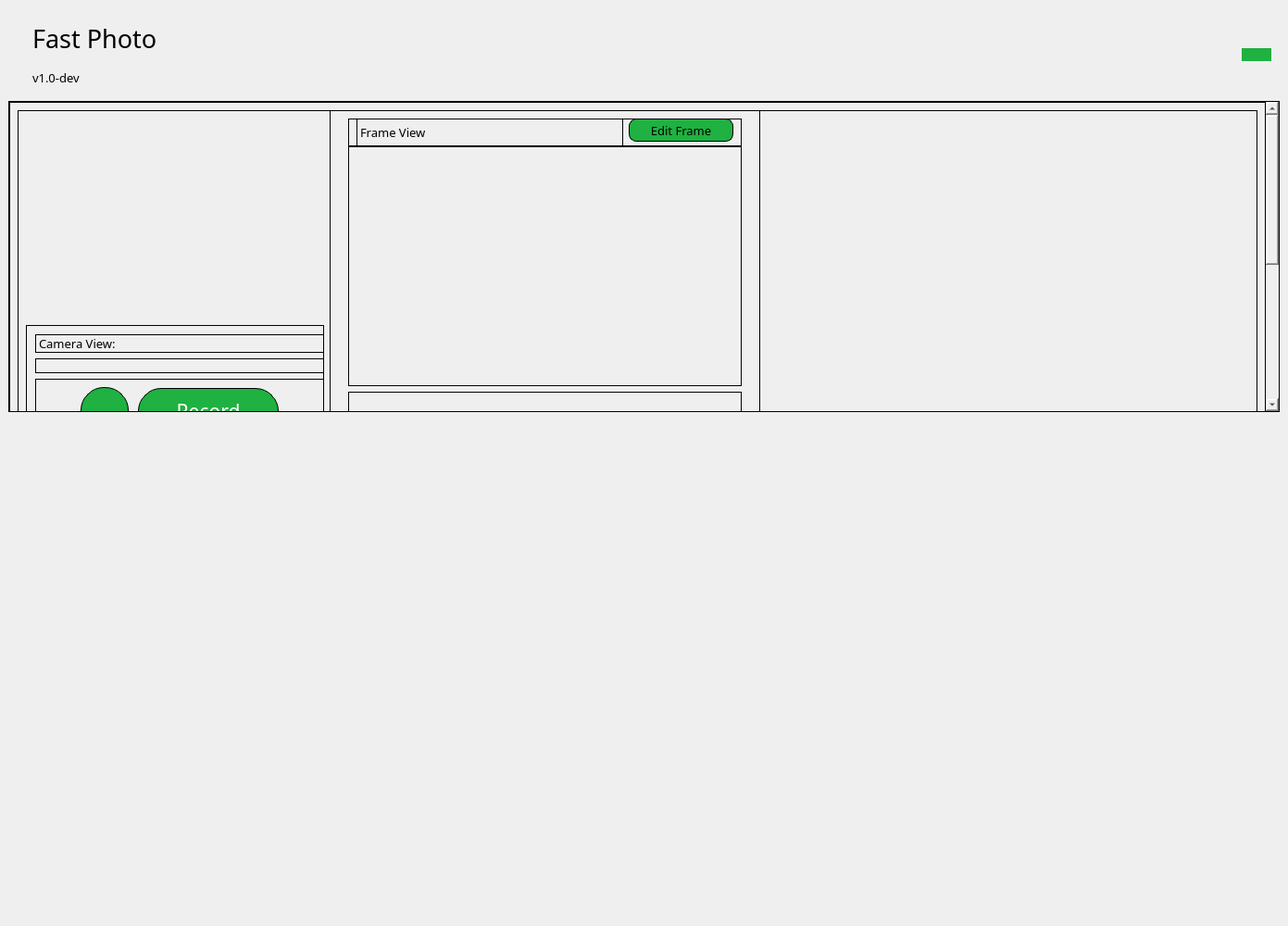
<?xml version="1.0" encoding="UTF-8"?>
<ui version="4.0">
 <class>MainWindow</class>
 <widget class="QMainWindow" name="MainWindow">
  <property name="geometry">
   <rect>
    <x>0</x>
    <y>0</y>
    <width>1391</width>
    <height>1000</height>
   </rect>
  </property>
  <property name="windowTitle">
   <string>MainWindow</string>
  </property>
  <property name="styleSheet">
   <string notr="true">border: none</string>
  </property>
  <widget class="QWidget" name="centralwidget">
   <property name="sizePolicy">
    <sizepolicy hsizetype="Preferred" vsizetype="Preferred">
     <horstretch>0</horstretch>
     <verstretch>0</verstretch>
    </sizepolicy>
   </property>
   <property name="font">
    <font>
     <family>Poppins</family>
    </font>
   </property>
   <property name="styleSheet">
    <string notr="true"/>
   </property>
   <layout class="QVBoxLayout" name="verticalLayout_2">
    <property name="spacing">
     <number>0</number>
    </property>
    <item alignment="Qt::AlignmentFlag::AlignLeft">
     <widget class="QWidget" name="TopBar" native="true">
      <property name="sizePolicy">
       <sizepolicy hsizetype="Preferred" vsizetype="Preferred">
        <horstretch>0</horstretch>
        <verstretch>0</verstretch>
       </sizepolicy>
      </property>
      <property name="maximumSize">
       <size>
        <width>16777215</width>
        <height>100</height>
       </size>
      </property>
      <property name="styleSheet">
       <string notr="true"/>
      </property>
      <layout class="QHBoxLayout" name="horizontalLayout" stretch="0,0,0,0">
       <property name="spacing">
        <number>10</number>
       </property>
       <property name="sizeConstraint">
        <enum>QLayout::SizeConstraint::SetDefaultConstraint</enum>
       </property>
       <item>
        <widget class="QLabel" name="label_2">
         <property name="sizePolicy">
          <sizepolicy hsizetype="Fixed" vsizetype="Fixed">
           <horstretch>0</horstretch>
           <verstretch>0</verstretch>
          </sizepolicy>
         </property>
         <property name="text">
          <string/>
         </property>
         <property name="pixmap">
          <pixmap resource="../../assets/main_window_res.qrc">:/logo/imgs/logo.png</pixmap>
         </property>
         <property name="alignment">
          <set>Qt::AlignmentFlag::AlignLeading|Qt::AlignmentFlag::AlignLeft|Qt::AlignmentFlag::AlignVCenter</set>
         </property>
        </widget>
       </item>
       <item>
        <layout class="QVBoxLayout" name="verticalLayout">
         <item>
          <widget class="QLabel" name="label">
           <property name="sizePolicy">
            <sizepolicy hsizetype="Preferred" vsizetype="Fixed">
             <horstretch>0</horstretch>
             <verstretch>0</verstretch>
            </sizepolicy>
           </property>
           <property name="maximumSize">
            <size>
             <width>16777215</width>
             <height>16777215</height>
            </size>
           </property>
           <property name="font">
            <font>
             <family>Poppins ExtraBold</family>
             <pointsize>20</pointsize>
            </font>
           </property>
           <property name="text">
            <string>Fast Photo</string>
           </property>
           <property name="alignment">
            <set>Qt::AlignmentFlag::AlignBottom|Qt::AlignmentFlag::AlignLeading|Qt::AlignmentFlag::AlignLeft</set>
           </property>
           <property name="wordWrap">
            <bool>false</bool>
           </property>
          </widget>
         </item>
         <item>
          <widget class="QLabel" name="label_3">
           <property name="sizePolicy">
            <sizepolicy hsizetype="Preferred" vsizetype="Fixed">
             <horstretch>0</horstretch>
             <verstretch>0</verstretch>
            </sizepolicy>
           </property>
           <property name="font">
            <font>
             <family>Poppins Light</family>
             <pointsize>10</pointsize>
            </font>
           </property>
           <property name="text">
            <string>v1.0-dev</string>
           </property>
           <property name="alignment">
            <set>Qt::AlignmentFlag::AlignLeading|Qt::AlignmentFlag::AlignLeft|Qt::AlignmentFlag::AlignTop</set>
           </property>
          </widget>
         </item>
        </layout>
       </item>
       <item>
        <spacer name="horizontalSpacer">
         <property name="orientation">
          <enum>Qt::Orientation::Horizontal</enum>
         </property>
         <property name="sizeType">
          <enum>QSizePolicy::Policy::Expanding</enum>
         </property>
         <property name="sizeHint" stdset="0">
          <size>
           <width>1000000000</width>
           <height>20</height>
          </size>
         </property>
        </spacer>
       </item>
       <item>
        <widget class="QPushButton" name="pushButton">
         <property name="sizePolicy">
          <sizepolicy hsizetype="Fixed" vsizetype="Fixed">
           <horstretch>0</horstretch>
           <verstretch>0</verstretch>
          </sizepolicy>
         </property>
         <property name="styleSheet">
          <string notr="true">background-color: rgb(31, 177, 65);
border-radius: 30px;</string>
         </property>
         <property name="text">
          <string/>
         </property>
         <property name="icon">
          <iconset resource="../../assets/main_window_res.qrc">
           <normaloff>:/settings_icon/icons/settings-icon.png</normaloff>:/settings_icon/icons/settings-icon.png</iconset>
         </property>
         <property name="iconSize">
          <size>
           <width>60</width>
           <height>60</height>
          </size>
         </property>
         <property name="flat">
          <bool>true</bool>
         </property>
        </widget>
       </item>
      </layout>
     </widget>
    </item>
    <item alignment="Qt::AlignmentFlag::AlignTop">
     <widget class="QScrollArea" name="MainViewScroll">
      <property name="sizePolicy">
       <sizepolicy hsizetype="Expanding" vsizetype="Fixed">
        <horstretch>0</horstretch>
        <verstretch>0</verstretch>
       </sizepolicy>
      </property>
      <property name="styleSheet">
       <string notr="true">border: 1px solid black;</string>
      </property>
      <property name="horizontalScrollBarPolicy">
       <enum>Qt::ScrollBarPolicy::ScrollBarAlwaysOff</enum>
      </property>
      <property name="widgetResizable">
       <bool>false</bool>
      </property>
      <widget class="QWidget" name="scrollAreaWidgetContents">
       <property name="geometry">
        <rect>
         <x>0</x>
         <y>0</y>
         <width>1357</width>
         <height>629</height>
        </rect>
       </property>
       <property name="styleSheet">
        <string notr="true"/>
       </property>
       <layout class="QHBoxLayout" name="horizontalLayout_4">
        <item>
         <widget class="QWidget" name="MainView" native="true">
          <property name="sizePolicy">
           <sizepolicy hsizetype="Preferred" vsizetype="Preferred">
            <horstretch>0</horstretch>
            <verstretch>0</verstretch>
           </sizepolicy>
          </property>
          <property name="styleSheet">
           <string notr="true"/>
          </property>
          <layout class="QHBoxLayout" name="horizontalLayout_2">
           <property name="topMargin">
            <number>0</number>
           </property>
           <item>
            <widget class="QWidget" name="CameraView" native="true">
             <property name="sizePolicy">
              <sizepolicy hsizetype="Fixed" vsizetype="Fixed">
               <horstretch>0</horstretch>
               <verstretch>0</verstretch>
              </sizepolicy>
             </property>
             <layout class="QVBoxLayout" name="verticalLayout_3">
              <property name="leftMargin">
               <number>10</number>
              </property>
              <property name="topMargin">
               <number>10</number>
              </property>
              <property name="rightMargin">
               <number>0</number>
              </property>
              <item>
               <widget class="QLabel" name="cam_view_lbl">
                <property name="font">
                 <font>
                  <family>Poppins</family>
                  <pointsize>10</pointsize>
                  <fontweight>DemiBold</fontweight>
                 </font>
                </property>
                <property name="text">
                 <string>Camera View:</string>
                </property>
               </widget>
              </item>
              <item>
               <widget class="QLabel" name="cam_prev">
                <property name="maximumSize">
                 <size>
                  <width>640</width>
                  <height>480</height>
                 </size>
                </property>
                <property name="text">
                 <string/>
                </property>
                <property name="pixmap">
                 <pixmap resource="../../assets/main_window_res.qrc">:/rectangle/imgs/Rectangle.png</pixmap>
                </property>
               </widget>
              </item>
              <item>
               <widget class="QWidget" name="CamButtons" native="true">
                <property name="sizePolicy">
                 <sizepolicy hsizetype="Preferred" vsizetype="Preferred">
                  <horstretch>0</horstretch>
                  <verstretch>0</verstretch>
                 </sizepolicy>
                </property>
                <layout class="QHBoxLayout" name="horizontalLayout_3">
                 <property name="spacing">
                  <number>10</number>
                 </property>
                 <item>
                  <spacer name="horizontalSpacer_2">
                   <property name="orientation">
                    <enum>Qt::Orientation::Horizontal</enum>
                   </property>
                   <property name="sizeHint" stdset="0">
                    <size>
                     <width>40</width>
                     <height>20</height>
                    </size>
                   </property>
                  </spacer>
                 </item>
                 <item alignment="Qt::AlignmentFlag::AlignLeft">
                  <widget class="QPushButton" name="take_pic">
                   <property name="sizePolicy">
                    <sizepolicy hsizetype="Fixed" vsizetype="Fixed">
                     <horstretch>0</horstretch>
                     <verstretch>0</verstretch>
                    </sizepolicy>
                   </property>
                   <property name="styleSheet">
                    <string notr="true">width: 50px;
height: 50px;
border-radius: 25px;
background-color: #1fb141;</string>
                   </property>
                   <property name="text">
                    <string/>
                   </property>
                   <property name="icon">
                    <iconset resource="../../assets/main_window_res.qrc">
                     <normaloff>:/shutter_icon/icons/camera_icon.png</normaloff>:/shutter_icon/icons/camera_icon.png</iconset>
                   </property>
                   <property name="iconSize">
                    <size>
                     <width>28</width>
                     <height>28</height>
                    </size>
                   </property>
                  </widget>
                 </item>
                 <item>
                  <widget class="QPushButton" name="record">
                   <property name="sizePolicy">
                    <sizepolicy hsizetype="Fixed" vsizetype="Fixed">
                     <horstretch>0</horstretch>
                     <verstretch>0</verstretch>
                    </sizepolicy>
                   </property>
                   <property name="maximumSize">
                    <size>
                     <width>170</width>
                     <height>50</height>
                    </size>
                   </property>
                   <property name="font">
                    <font>
                     <family>Poppins ExtraBold</family>
                     <pointsize>16</pointsize>
                    </font>
                   </property>
                   <property name="styleSheet">
                    <string notr="true">background-color: rgb(31, 177, 65);
color: rgb(255, 255, 255);
border-radius: 25px;
width: 150;
height: 50;</string>
                   </property>
                   <property name="text">
                    <string>Record</string>
                   </property>
                   <property name="icon">
                    <iconset resource="../../assets/main_window_res.qrc">
                     <normaloff>:/rec_icon/icons/video-icon.png</normaloff>:/rec_icon/icons/video-icon.png</iconset>
                   </property>
                   <property name="iconSize">
                    <size>
                     <width>36</width>
                     <height>36</height>
                    </size>
                   </property>
                   <property name="flat">
                    <bool>true</bool>
                   </property>
                  </widget>
                 </item>
                 <item>
                  <spacer name="horizontalSpacer_3">
                   <property name="orientation">
                    <enum>Qt::Orientation::Horizontal</enum>
                   </property>
                   <property name="sizeHint" stdset="0">
                    <size>
                     <width>40</width>
                     <height>20</height>
                    </size>
                   </property>
                  </spacer>
                 </item>
                </layout>
               </widget>
              </item>
             </layout>
            </widget>
           </item>
           <item alignment="Qt::AlignmentFlag::AlignLeft">
            <widget class="QWidget" name="ToolsView" native="true">
             <layout class="QVBoxLayout" name="ToolsViews">
              <property name="leftMargin">
               <number>20</number>
              </property>
              <property name="rightMargin">
               <number>20</number>
              </property>
              <item>
               <layout class="QVBoxLayout" name="verticalLayout_4">
                <property name="spacing">
                 <number>0</number>
                </property>
                <item>
                 <widget class="QWidget" name="horizontalWidget" native="true">
                  <property name="sizePolicy">
                   <sizepolicy hsizetype="Preferred" vsizetype="Fixed">
                    <horstretch>0</horstretch>
                    <verstretch>0</verstretch>
                   </sizepolicy>
                  </property>
                  <layout class="QHBoxLayout" name="horizontalLayout_5">
                   <property name="topMargin">
                    <number>0</number>
                   </property>
                   <property name="bottomMargin">
                    <number>0</number>
                   </property>
                   <item>
                    <widget class="QLabel" name="label_7">
                     <property name="font">
                      <font>
                       <family>Poppins</family>
                       <pointsize>10</pointsize>
                       <fontweight>DemiBold</fontweight>
                      </font>
                     </property>
                     <property name="text">
                      <string>Frame View</string>
                     </property>
                    </widget>
                   </item>
                   <item>
                    <widget class="QPushButton" name="pushButton_2">
                     <property name="sizePolicy">
                      <sizepolicy hsizetype="Fixed" vsizetype="Fixed">
                       <horstretch>0</horstretch>
                       <verstretch>0</verstretch>
                      </sizepolicy>
                     </property>
                     <property name="font">
                      <font>
                       <family>Poppins</family>
                       <pointsize>10</pointsize>
                       <fontweight>DemiBold</fontweight>
                      </font>
                     </property>
                     <property name="styleSheet">
                      <string notr="true">background-color: #1fb141; 
border-radius: 8px;
width: 111px;
height: 23px;
margin-bottom: 5px;</string>
                     </property>
                     <property name="text">
                      <string>Edit Frame</string>
                     </property>
                     <property name="icon">
                      <iconset resource="../../assets/main_window_res.qrc">
                       <normaloff>:/edit_icon/icons/edit_icon.png</normaloff>:/edit_icon/icons/edit_icon.png</iconset>
                     </property>
                     <property name="flat">
                      <bool>true</bool>
                     </property>
                    </widget>
                   </item>
                  </layout>
                 </widget>
                </item>
                <item>
                 <widget class="QLabel" name="label_6">
                  <property name="sizePolicy">
                   <sizepolicy hsizetype="Preferred" vsizetype="Preferred">
                    <horstretch>0</horstretch>
                    <verstretch>0</verstretch>
                   </sizepolicy>
                  </property>
                  <property name="minimumSize">
                   <size>
                    <width>425</width>
                    <height>228</height>
                   </size>
                  </property>
                  <property name="maximumSize">
                   <size>
                    <width>16777215</width>
                    <height>16777215</height>
                   </size>
                  </property>
                  <property name="text">
                   <string/>
                  </property>
                  <property name="pixmap">
                   <pixmap resource="../../assets/main_window_res.qrc">:/rectangle/imgs/Rectangle.png</pixmap>
                  </property>
                 </widget>
                </item>
               </layout>
              </item>
              <item>
               <widget class="QLabel" name="label_5">
                <property name="text">
                 <string>TextLabel</string>
                </property>
               </widget>
              </item>
             </layout>
            </widget>
           </item>
          </layout>
         </widget>
        </item>
       </layout>
      </widget>
     </widget>
    </item>
   </layout>
  </widget>
 </widget>
 <resources>
  <include location="../../assets/main_window_res.qrc"/>
 </resources>
 <connections/>
</ui>
